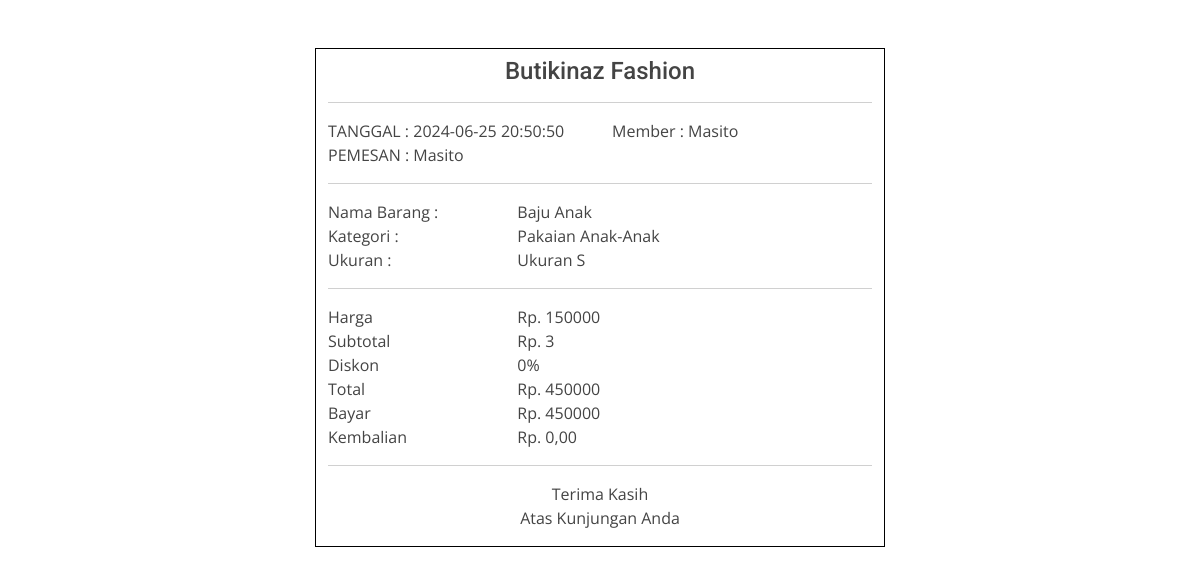
The app's page /admin-owner/hal-refrensi/ctk-pms.php?id=13 (signed in) with its own data.
### tables this page shows
CREATE TABLE `penjualan` (
  `Id_Barang` int(20) NOT NULL,
  `Pengirim` varchar(50) NOT NULL,
  `NamaBarang` varchar(40) NOT NULL,
  `JumlahBarang` int(15) NOT NULL,
  `HargaBarang` int(15) NOT NULL,
  `Kategori` varchar(255) NOT NULL,
  `Ukuran` varchar(255) NOT NULL,
  `Message` varchar(255) NOT NULL,
  `Created_at` datetime NOT NULL DEFAULT current_timestamp(),
  `Updated_at` datetime NOT NULL
);

### admin-owner/hal-refrensi/ctk-pms.php (the view, shortened to what this page needs)
<?php
require "../DB.php";
$id = $_GET["id"];
$p = mysqli_query($koneksi, "SELECT * FROM penjualan WHERE Id_Barang = $id");
?>
<!DOCTYPE html>
<html lang="en">
<head>
  <link href="../../assets/vendor/fontawesome-free/css/all.min.css" rel="stylesheet">
  <link href="../../assets/vendor/animate.css/animate.min.css" rel="stylesheet">
  <link href="../../assets/vendor/aos/aos.css" rel="stylesheet">
  <link href="../../assets/vendor/bootstrap/css/bootstrap.min.css" rel="stylesheet">
  <link href="../../assets/vendor/bootstrap-icons/bootstrap-icons.css" rel="stylesheet">
  <link href="../../assets/vendor/boxicons/css/boxicons.min.css" rel="stylesheet">
  <link href="../../assets/vendor/glightbox/css/glightbox.min.css" rel="stylesheet">
  <link href="../../assets/vendor/swiper/swiper-bundle.min.css" rel="stylesheet">
  <link href="../../assets/css/style.css" rel="stylesheet">
</head>
<body>
<div class="container mt-5">
      <div class="row">
        <div class="col-md-6 mx-auto" style="border: 1px solid #000;">
          <h4 class="text-center mt-2"><span class="mt-3">Butikinaz Fashion</span></h4>
          <hr>
<?php foreach ($p as $data ) : ?>
    <?php
                $j = $data["JumlahBarang"];
                $h = $data["HargaBarang"];
                $t = $j * $h;
            ?>
<div class="row mt-3">
            <div class="col-md-6">
              TANGGAL : <?= $data["Created_at"]?><br>
              PEMESAN : <?= $data['Pengirim'] ?><br>
            </div>
            <div class="col-md-6">
              Member : <?= $data['Pengirim'] ?>
            </div>
          </div>
          <hr>
          <div class="row">
            <div class="col-md-4">
                Nama Barang  :
            </div>
            <div class="col-md-8">
             <?= $data['NamaBarang'] ?>
            </div>
          </div>
          <div class="row">
            <div class="col-md-4">
                Kategori  :
            </div>
            <div class="col-md-8">
             <?= $data['Kategori'] ?>
            </div>
          </div>
          <div class="row">
            <div class="col-md-4">
                Ukuran  :
            </div>
            <div class="col-md-8">
             <?= $data['Ukuran'] ?>
            </div>
          </div>
          <hr>
          <div class="row">
            <div class="col-md-4 text-left">Harga</div>
            <div class="col-md-8 text-left">Rp. <?= $data['HargaBarang'] ?></div>
          </div>
          <div class="row">
            <div class="col-md-4 text-left">Subtotal</div>
            <div class="col-md-8 text-left">Rp. <?= $data['JumlahBarang'] ?></div>
          </div>
          <div class="row">
            <div class="col-md-4 text-left">Diskon</div>
            <div class="col-md-8 text-left">0%</div>
          </div>
          <div class="row">
            <div class="col-md-4 text-left">Total</div>
            <div class="col-md-8 text-left">Rp. <?= $t; ?></div>
          </div>
          <div class="row">
            <div class="col-md-4 text-left">Bayar</div>
            <div class="col-md-8 text-left">Rp. <?= $t; ?></div>
          </div>
          <div class="row">
            <div class="col-md-4 text-left">Kembalian</div>
            <div class="col-md-8 text-left">Rp. 0,00</div>
          </div>
          <hr>
          <div class="row">
            <div class="col text-center">
              <p>
                Terima Kasih <br> Atas Kunjungan Anda
              </p>
            </div>
    <?php endforeach; ?>
        </div>
    </div>
</div>
</body>
</html>

### assets/css/style.css (style rules this page uses)
body { font-family: "Open Sans", sans-serif; color: #444444; }
h1, h2, h3, h4, h5, h6 { font-family: "Roboto", sans-serif; }

### records on screen
penjualan: Created_at "2024-06-25 20:50:50", Pengirim "Masito", NamaBarang "Baju Anak", Kategori "Pakaian Anak-Anak", Ukuran "Ukuran S", HargaBarang "150000", JumlahBarang "3", t "450000"
